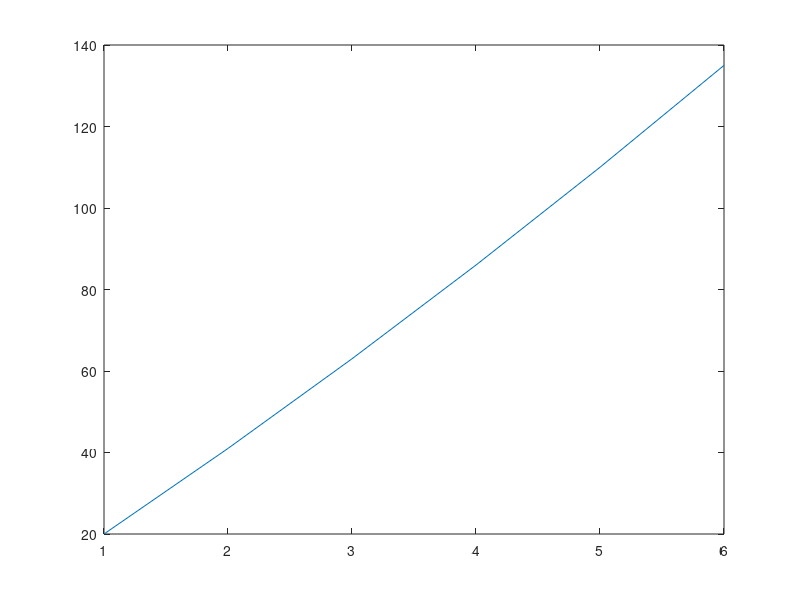

Recreate this plot in MATLAB.
%-------------------------------------------------------------------------%
%For loops 
%-------------------------------------------------------------------------%
%for loop counter = vector 
    %code 
%end 

%for counter = 1:10 
 %   counter 
%end

%a = 1:10;
%sum_a= 0; 

%for counter = 1:length(a)
 %   sum_a = sum_a +a(counter)
%end 
%disp(sum_a) ;

%for counter = 1:2:length(a)
%    sum_a = sum_a +a(counter)
%end 
%disp(sum_a)  

%b = 1:10; 
%vector = [1 4 9 3];
%sum_b = 0; 
%for count = vector 
 %   sum_b = sum_b + b(count) 
%end 
%disp(sum_b)
 
a = 20:25
sum_vec = zeros(1,length(a)) 
sum_a = 0
for count = 1:length(a)
    sum_a = sum_a+ a(count)
    sum_vec(count) = sum_a 
end 

figure; plot(sum_vec)

